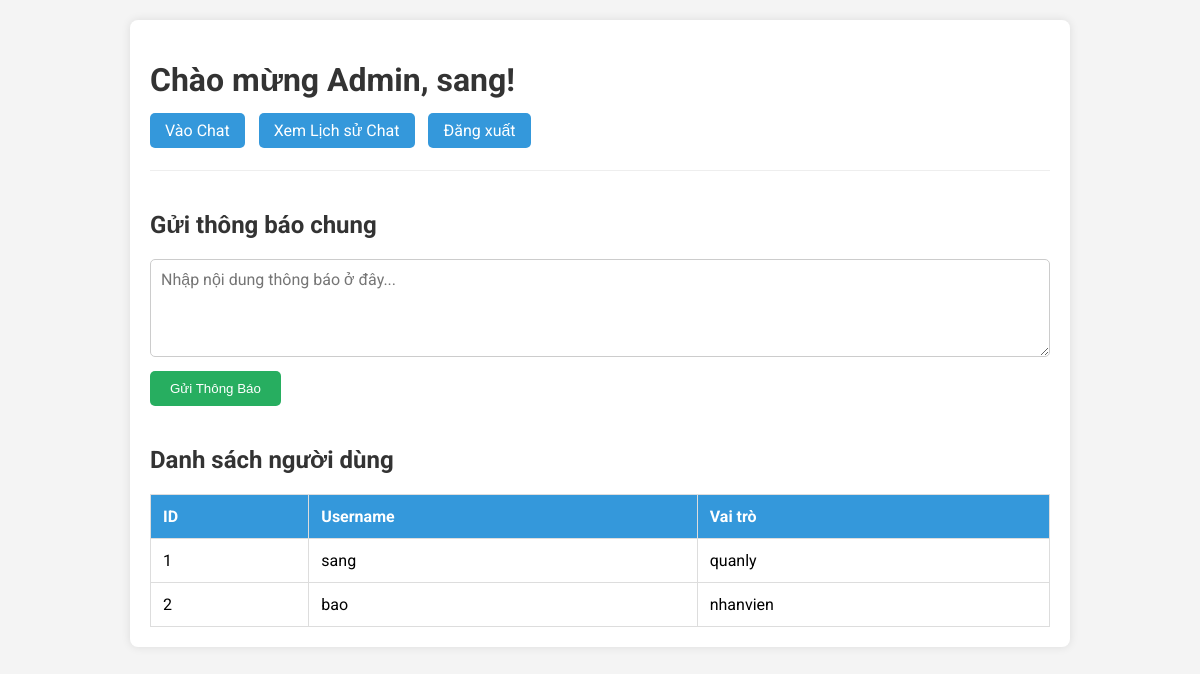
The page /admin (signed in) on the database its author committed.
### tables this page shows
CREATE TABLE users (
    id INTEGER PRIMARY KEY AUTOINCREMENT,
    username TEXT NOT NULL UNIQUE,
    password TEXT NOT NULL,
    role TEXT NOT NULL
);

### app.py (the view)
@app.route('/admin')
@admin_required
def admin(): return render_template('admin.html', users=get_db().execute('SELECT id, username, role FROM users ORDER BY id').fetchall())

### app.py (called while the page is built)
def get_db():
    if 'db' not in g:
        g.db = sqlite3.connect(app.config['DATABASE'])
        g.db.row_factory = sqlite3.Row
    return g.db

@app.teardown_appcontext
def close_connection(exception):
    db = g.pop('db', None)
    if db is not None: db.close()

def admin_required(f):
    @wraps(f)
    def decorated_function(*args, **kwargs):
        if session.get('role') != 'quanly':
            flash('Bạn không có quyền truy cập trang này.')
            return redirect(url_for('chat'))
        return f(*args, **kwargs)
    return decorated_function

### templates/admin.html (shortened to what this page needs)
<!DOCTYPE html>
<html lang="vi">
<head>
</head>
<body>
    <div class="container">
        <h1>Chào mừng Admin, {{ session.username }}!</h1>
        <div class="nav">
            <a href="{{ url_for('chat') }}">Vào Chat</a>
            <a href="{{ url_for('chat_history') }}">Xem Lịch sử Chat</a>
            <a href="{{ url_for('logout') }}">Đăng xuất</a>
        </div>
        <div class="announcement-form">
            <h2>Gửi thông báo chung</h2>
            <form action="{{ url_for('send_announcement') }}" method="POST">
                <textarea name="content" rows="4" placeholder="Nhập nội dung thông báo ở đây..." required></textarea>
                <button type="submit">Gửi Thông Báo</button>
            </form>
        </div>
        <h2 style="margin-top: 40px;">Danh sách người dùng</h2>
        <table>
            <thead>
                <tr><th>ID</th><th>Username</th><th>Vai trò</th></tr>
            </thead>
            <tbody>
                {% for user in users %}
                <tr><td>{{ user.id }}</td><td>{{ user.username }}</td><td>{{ user.role }}</td></tr>
                {% endfor %}
            </tbody>
        </table>
    </div>
</body>
</html>

### templates/admin.html (style rules this page uses)
body { font-family: 'Roboto', sans-serif; background: #f4f4f4; margin: 20px; }
.container { max-width: 900px; margin: auto; background: white; padding: 20px; border-radius: 8px; box-shadow: 0 0 10px rgba(0,0,0,0.1); }
h1, h2 { color: #333; }
.nav { margin-bottom: 20px; }
.nav a { text-decoration: none; padding: 8px 15px; background: #3498db; color: white; border-radius: 5px; margin-right: 10px; }
table { width: 100%; border-collapse: collapse; margin-top: 20px; }
th, td { padding: 12px; border: 1px solid #ddd; text-align: left; }
th { background-color: #3498db; color: white; }
.announcement-form { margin-top: 30px; border-top: 1px solid #eee; padding-top: 20px; }
.announcement-form textarea { width: 100%; box-sizing: border-box; padding: 10px; font-family: 'Roboto', sans-serif; font-size: 1em; border-radius: 5px; border: 1px solid #ccc; }
.announcement-form button { margin-top: 10px; padding: 10px 20px; background: #27ae60; color: white; border: none; border-radius: 5px; cursor: pointer; }

### rows shown on the page
users: username "sang", id "1", role "quanly"
users: id "2", username "bao", role "nhanvien"
